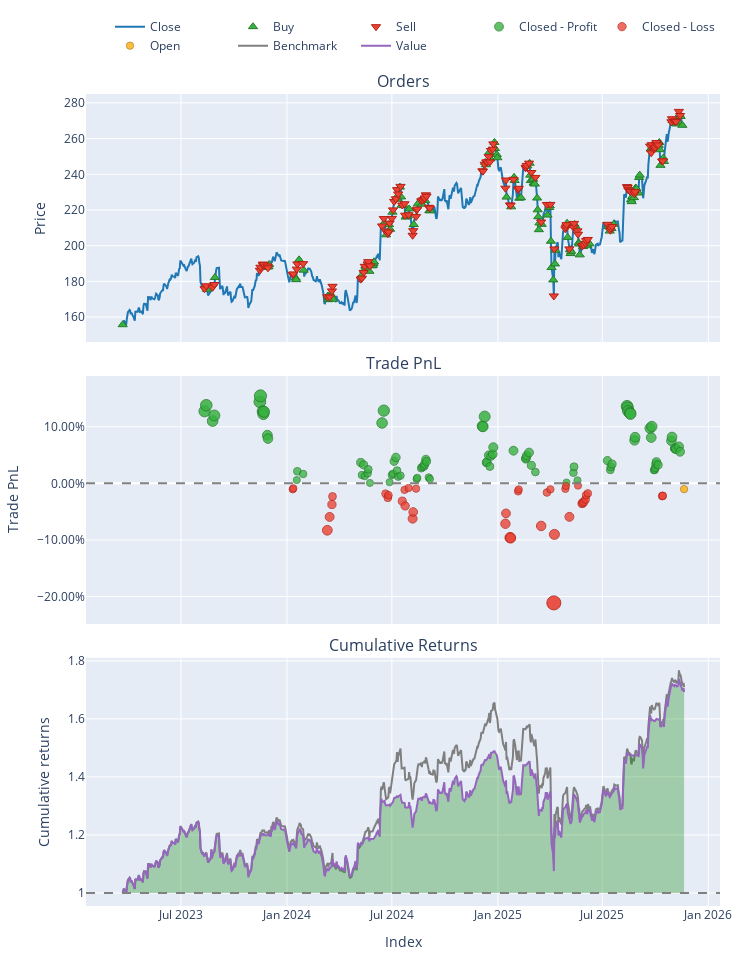

Here is the notebook cell this chart was saved with:
### Code cell
# Load Data
# (Ensure your CSV has columns like 'close', 'rsi', 'sma', etc.)
try:
    data = pd.read_csv('data/processed/AAPL_processed.csv')
    if 'Date' in data.columns:
        data['Date'] = pd.to_datetime(data['Date'])
        data.set_index('Date', inplace=True)
    print("Data loaded successfully.")
except FileNotFoundError:
    print("Error: Data file not found. Check path.")

# Split Train/Test
split_idx = int(len(data) * 0.7)
train_df = data.iloc[:split_idx]
test_df = data.iloc[split_idx:]

# Initialize Trainer
trainer = ModelTrainerRL(config['reinforcement_learning'])

print("Training PPO Agent...")


env_params = config['reinforcement_learning']['environment']

env_train = TradingEnvRL(
    train_df, 
    initial_balance=env_params.get('initial_balance', 10000),
    commission=env_params.get('commission', 0.001),
    lookback_window=env_params.get('lookback_window', 30),
    reward_func='profit'  # or 'sharpe'
)

result = trainer.train_ppo(env_train)
model = result['model'] 

print("Training Complete.")

print("Generating Agent Predictions on Test Data...")


env_params = config['reinforcement_learning']['environment']


env_test = TradingEnvRL(
    test_df, 
    initial_balance=env_params.get('initial_balance', 100000),
    commission=env_params.get('commission', 0.001),
    lookback_window=env_params.get('lookback_window', 30),
    reward_func='profit'  # or 'sharpe'
)

obs, _ = env_test.reset()
done = False
actions = []

# Manual Inference Loop
while not done:
    action, _ = model.predict(obs, deterministic=True)
    actions.append(action[0]) 
    obs, _, terminated, truncated, _ = env_test.step(action)
    done = terminated or truncated


#  RUN BACKTEST ---
print("Running Backtest...")


backtester = PortfolioBacktesterRL(env_params) 

portfolio = backtester.run_backtest(
    price_data=test_df['close'], 
    predicted_weights=np.array(actions),
    lookback_window=env_params.get('lookback_window', 30) # Important for data alignment
)
comparison = backtester.compare_with_buy_and_hold_rl()
# Show Metrics
metrics = backtester.get_performance_metrics()
print("\n--- Strategy Performance ---")
for k, v in metrics.items():
    print(f"{k}: {v:.4f}")

# Plot
portfolio.plot().show()
